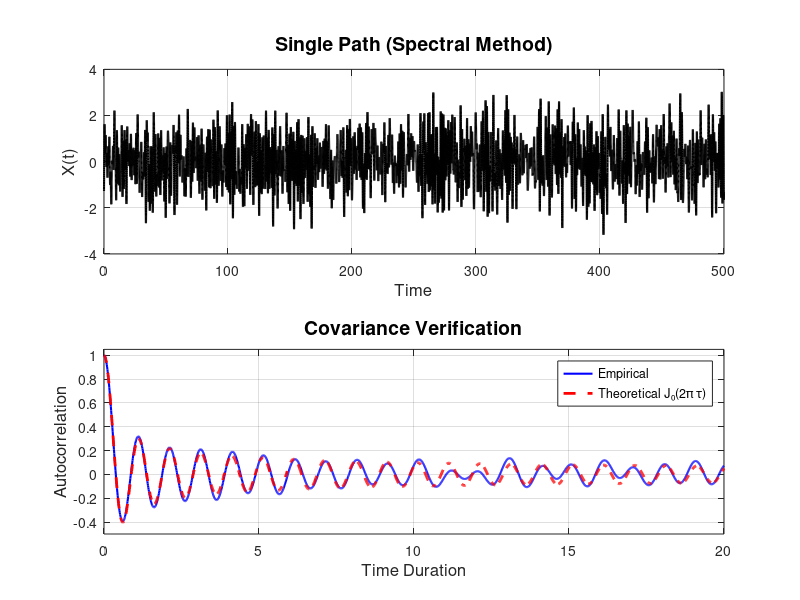

MATLAB code to generate this figure:
function randomWaveSampler(L, stepSize, maxDuration)
    if nargin < 1, L = 500; end
    if nargin < 2, stepSize = 0.01; end
    if nargin < 3, maxDuration = 20; end

    N = round(L / stepSize);
    [path, t] = genPathSpectral(N, stepSize);
    maxDurationSteps = round(maxDuration/stepSize) + 1;
    empCov = autocorrDirect(path, maxDurationSteps);

    figure('Position', [100, 100, 1200, 900]);
    subplot(2, 1, 1);
    plot(t, path, 'k', 'LineWidth', 1.5);
    title('Single Path (Spectral Method)', 'FontSize', 14);
    xlabel('Time', 'FontSize', 12);
    ylabel('X(t)', 'FontSize', 12);
    grid on;

    subplot(2, 1, 2);
    durations = 0:stepSize:maxDuration;
    plotLen = min(length(durations), length(empCov));
    plot(durations(1:plotLen), empCov(1:plotLen), 'b', 'LineWidth', 1.5);
    hold on;
    plot(durations(1:plotLen), besselj(0, 2*pi*durations(1:plotLen)), 'r--', 'LineWidth', 2);
    title('Covariance Verification', 'FontSize', 14);
    xlabel('Time Duration', 'FontSize', 12);
    ylabel('Autocorrelation', 'FontSize', 12);
    legend('Empirical', 'Theoretical J₀(2π τ)');
    grid on;
    ylim([-0.5, 1.05]);
    xlim([0, maxDuration]);

    fprintf('USING SPECTRAL METHOD - Target Covariance J0(2*pi*tau)\n');
end

function [path, t] = genPathSpectral(N, dt)
    % Frequency grid (centered)
    df = 1/(N*dt);
    if mod(N,2)==0
        f = (-N/2:N/2-1)*df;
    else
        f = (-(N-1)/2:(N-1)/2)*df;
    end

    % PSD: S(f) = 1/(pi*sqrt(1-f^2)), for |f|<1
    psd = zeros(size(f));
    valid = abs(f) < 1;
    psd(valid) = 1 ./ (pi * sqrt(1 - f(valid).^2));

    % Generate random spectrum with Hermitian symmetry
    X = zeros(1,N);
    % DC
    X(1) = sqrt(psd(1)*df) * randn;
    % Positive frequencies (excluding DC and Nyquist)
    for k = 2:floor(N/2)
        mag = sqrt(psd(k)*df/2);
        X(k) = mag * (randn + 1i*randn);
        X(N-k+2) = conj(X(k));
    end
    % Nyquist (if N even)
    if mod(N,2)==0
        X(N/2+1) = sqrt(psd(N/2+1)*df) * randn;
    end

    % IFFT and scaling
    path = real(ifft(ifftshift(X))) * N; % MATLAB's ifft is unnormalized
    t = (0:N-1)*dt;
    fprintf('Generated path variance: %.4f (Theoretical = 1.0)\n', var(path));
end

function acorr = autocorrDirect(x, maxLags)
    x = x - mean(x);
    v = var(x);
    acorr = zeros(1, maxLags);
    for k = 0:maxLags-1
        acorr(k+1) = mean(x(1:end-k) .* x(k+1:end)) / v;
    end
end
